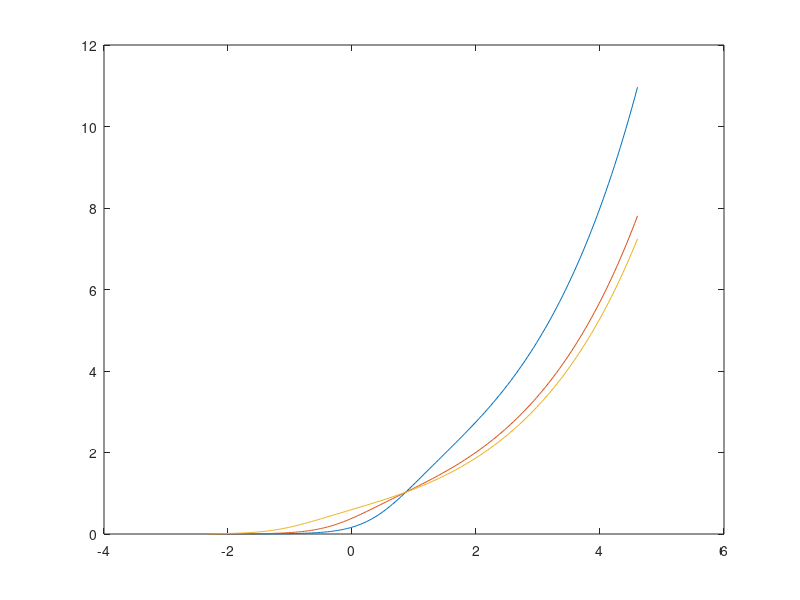
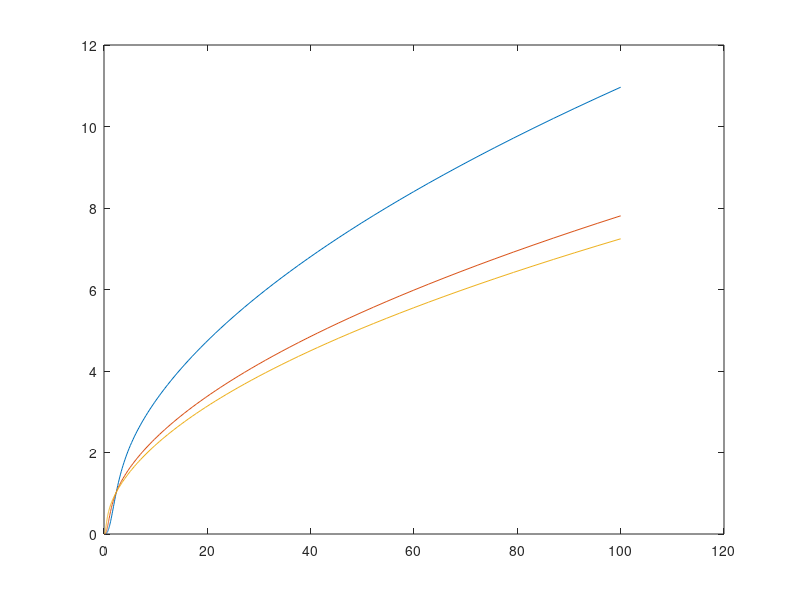
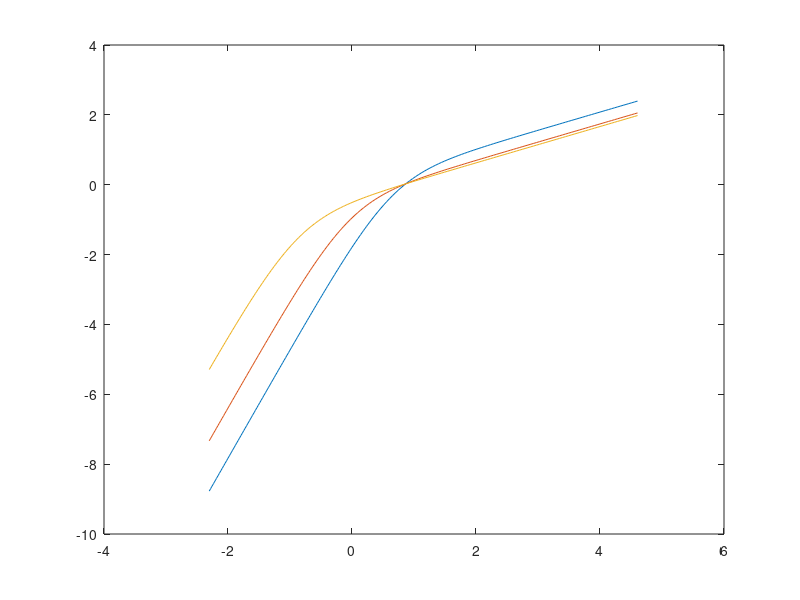

Write MATLAB code to recreate these figures, in order.
% Based on [Meese, T. S., et al. (2007). "Contextual modulation involves
% suppression and facilitation from the center and the surround." Journal
% of Vision 7(4): 21.]


clear all
close all


p = 3.11;
q = 2.59;
% z = 32.87;
z = 5;

a = 0.323;
b = 0.494;

c = [exp(linspace(log(0.1),log(1),100)) exp(linspace(log(1),log(100),100))];
% c = [exp(linspace(log(0.01),log(0.1),100)) exp(linspace(log(0.1),log(1),100)) exp(linspace(log(1),log(100),100))];


cx = 0;
resp = (c.^p).*(1+a.*cx) ./ ( z + (c.^q).*(1+b.*cx) );
cx = 10;
resp2 = (c.^p).*(1+a.*cx) ./ ( z + (c.^q).*(1+b.*cx) );
cx = 100;
resp3 = (c.^p).*(1+a.*cx) ./ ( z + (c.^q).*(1+b.*cx) );

figure('windowstyle','docked')
cTmp = log(c);
plot(cTmp,resp); hold on
plot(cTmp,resp2); hold on
plot(cTmp,resp3); hold on

figure('windowstyle','docked')
cTmp = c;
plot(cTmp,resp); hold on
plot(cTmp,resp2); hold on
plot(cTmp,resp3); hold on


figure('windowstyle','docked')
cTmp = log(c);
plot(cTmp,log(resp)); hold on
plot(cTmp,log(resp2)); hold on
plot(cTmp,log(resp3)); hold on

